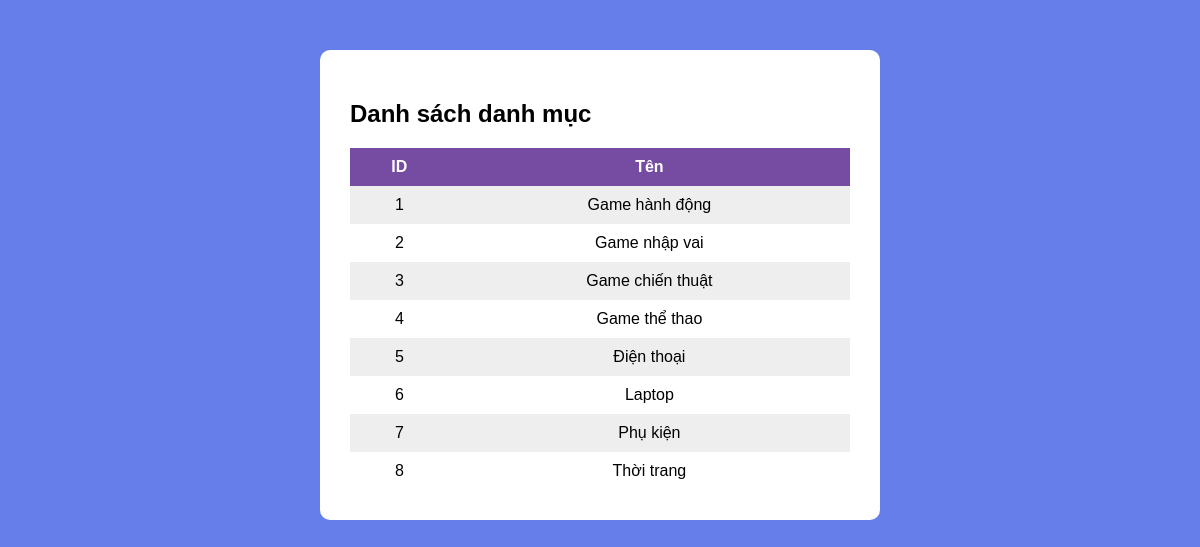
The page /public/index.php on the database its author committed.
### tables this page shows
CREATE TABLE `categories` (
  `id` int(11) NOT NULL,
  `name` varchar(255) NOT NULL,
  `created_at` timestamp NOT NULL DEFAULT current_timestamp()
);

### app/controllers/CategoryController.php (called while the page is built)
<?php
require_once __DIR__ . '/../models/Category.php';
class CategoryController {
    public function index() {
        $categories = Category::all();
        require __DIR__ . '/../views/categories/index.php';
    }
}

### public/index.php (called while the page is built)
<?php
require_once __DIR__ . '/../app/controllers/CategoryController.php';
$controller = new CategoryController();
$controller->index();

### app/models/Category.php (called while the page is built, shortened)
<?php
class Category {
    public static function all() {
        $db = Database::connect();
        return $db->query("SELECT * FROM categories")->fetchAll(PDO::FETCH_ASSOC);
    }
}

### app/views/categories/index.php (the view, shortened to what this page needs)
<!DOCTYPE html>
<html>
<head>
<link rel="stylesheet" href="/lab15/public/assets/css/style.css">
</head>
<body>
<div class="container">
<h2>Danh sách danh mục</h2>
<table>
<tr><th>ID</th><th>Tên</th></tr>
<?php foreach($categories as $c): ?>
<tr><td><?= $c['id'] ?></td><td><?= $c['name'] ?></td></tr>
<?php endforeach; ?>
</table>
</div>
</body>
</html>

### public/assets/css/style.css (style rules this page uses)
body { background:#667eea;font-family:sans-serif }
.container { background:#fff;margin:50px auto;padding:30px;width:500px;border-radius:10px }
table { width:100%;border-collapse:collapse }
th,td { padding:10px;text-align:center }
th { background:#764ba2;color:#fff }
tr:nth-child(even) { background:#eee }

### rows shown on the page
categories: id "1", name "Game hành động"
categories: id "2", name "Game nhập vai"
categories: id "3", name "Game chiến thuật"
categories: id "4", name "Game thể thao"
categories: id "5", name "Điện thoại"
categories: id "6", name "Laptop"
categories: id "7", name "Phụ kiện"
categories: id "8", name "Thời trang"
